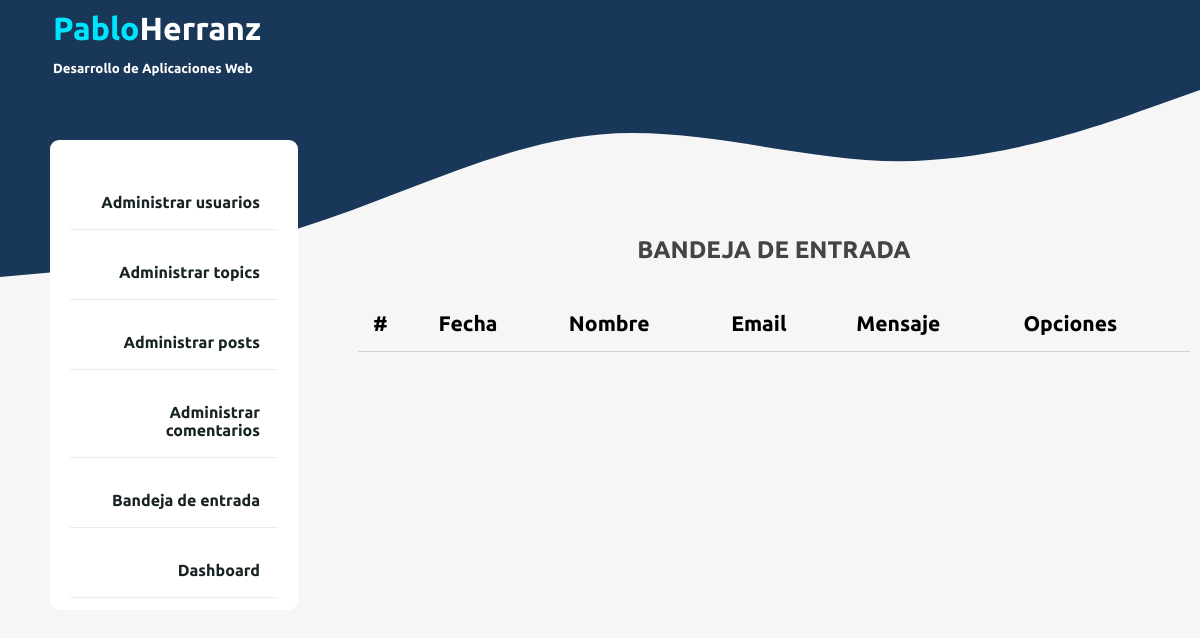
/admin/contact/index.php, run on an earlier commit of the app's database.
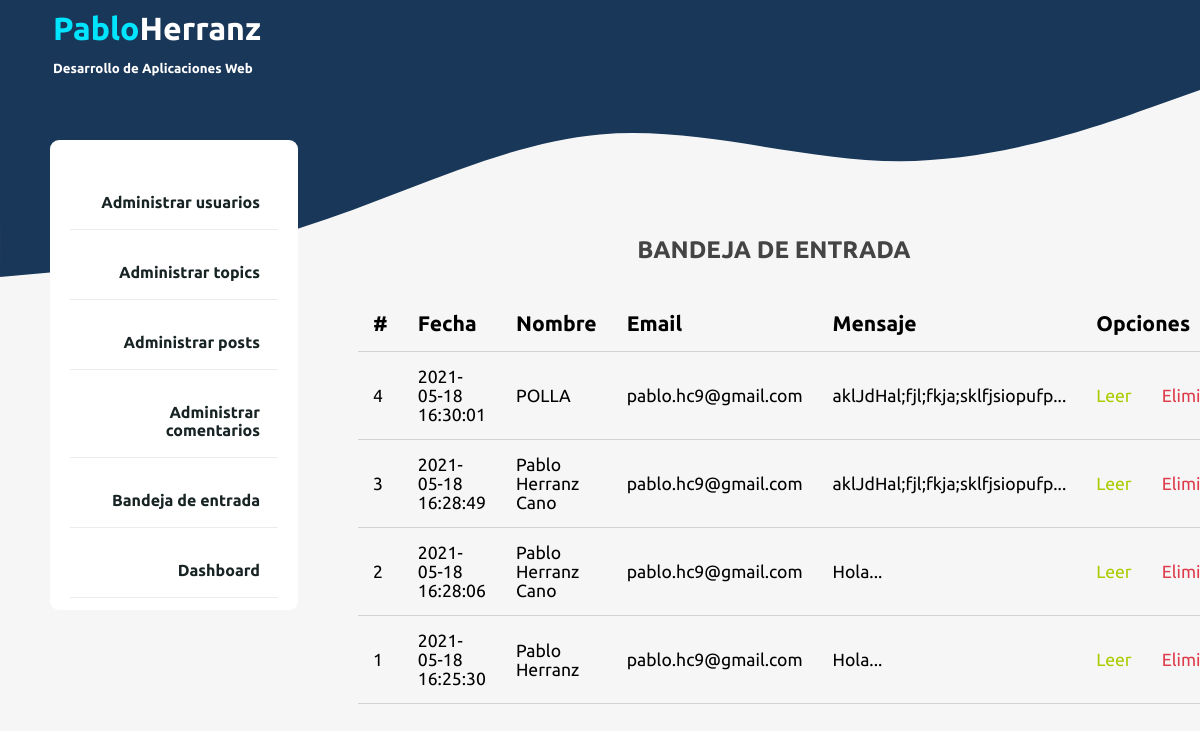
And on a later commit of the database.
### tables this page shows
CREATE TABLE `contact` (
  `id` int NOT NULL,
  `name` varchar(255) NOT NULL,
  `email` varchar(255) NOT NULL,
  `message` text NOT NULL,
  `created_at` timestamp NOT NULL
);

### app/controllers/contact.php (called while the page is built, shortened)
<?php
require_once ROOT_PATH . "/app/database/db.php";
$table = 'contact';
?>

### app/database/db.php (called while the page is built, shortened)
<?php
require("connection.php");
function selectAll($table, $conditions = [])
{
	global $connection;
	$sql = "SELECT * FROM $table";
	if (empty($conditions)) {
		$stmt = $connection->prepare($sql);
		$stmt->execute();
		$records = $stmt->get_result()->fetch_all(MYSQLI_ASSOC);
		return ($records);
	}
	$stmt = executeQuery($sql, $conditions);
	$records = $stmt->get_result()->fetch_all(MYSQLI_ASSOC);
	return ($records);
}

### admin/contact/index.php (the view, shortened to what this page needs)
<?php
include ROOT_PATH . "/app/controllers/contact.php";
$records = selectAll($table);
$records = array_reverse($records);
$i = count($records) + 1;
?>
<!DOCTYPE html>
<html lang="en">
<head>
	<link rel="stylesheet" href="/assets/css/style.css">
	<link rel="stylesheet" href="/assets/css/admin.css">
</head>
<body>
	<?php include ROOT_PATH . "/app/includes/adminHeader.php" ?>
	<div class="admin-wrapper">
		<?php include ROOT_PATH . "/app/includes/adminSidebar.php" ?>
		<div class="admin-content">
            <div class="content">
                <h2 class="page-title">BANDEJA DE ENTRADA</h2>
                <table>
                    <thead>
                        <th>#</th>
                        <th>Fecha</th>
                        <th>Nombre</th>
                        <th>Email</th>
                        <th>Mensaje</th>
						<th colspan='2' class="actions">Opciones</th>
                    </thead>
                    <tbody>
						<?php foreach ($records as $email):?>
							<tr>
								<td><?php echo $i = $i - 1; ?></td>
								<td><?php echo $email['created_at']?></td>
								<td><?php echo $email['name']?></td>
								<td><?php echo $email['email']?></td>
								<td> <?php echo substr($email['message'], 0, 30) . '...';?></td>
								<td><a href="singleemail.php?read_id=<?php echo $email['id']; ?>" class="read">Leer</a></td>
								<td><a href="index.php?delete_id=<?php echo $email['id']; ?>" class="delete">Eliminar</a></td>
							</tr>
						<?php endforeach; ?>
                    </tbody>
                </table>
            </div>
        </div>
	</div>
</body>
</html>

What changed in the data, as far as the page shows it:
added contact: i "4", created_at "2021-05-18 16:30:01", name "POLLA", email "pablo.hc9@gmail.com", message "aklJdHal;fjl;fkja;sklfjsiopufp"
added contact: i "3", created_at "2021-05-18 16:28:49", name "Pablo Herranz Cano", email "pablo.hc9@gmail.com", message "aklJdHal;fjl;fkja;sklfjsiopufp"
added contact: i "2", created_at "2021-05-18 16:28:06", name "Pablo Herranz Cano", email "pablo.hc9@gmail.com", message "Hola"
added contact: i "1", created_at "2021-05-18 16:25:30", name "Pablo Herranz", email "pablo.hc9@gmail.com", message "Hola"
